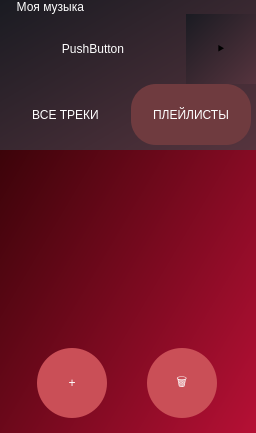
      <widget class="QWidget" name="page_2">
       <layout class="QVBoxLayout" name="verticalLayout_10">
        <property name="leftMargin">
         <number>0</number>
        </property>
        <property name="topMargin">
         <number>0</number>
        </property>
        <property name="rightMargin">
         <number>0</number>
        </property>
        <property name="bottomMargin">
         <number>0</number>
        </property>
        <item>
         <widget class="QWidget" name="widget_3" native="true">
          <property name="styleSheet">
           <string notr="true">background-color: qlineargradient(spread:pad, x1:0, y1:0, x2:1, y2:1, stop:0 rgba(34, 1, 0, 255), stop:1 rgba(182, 16, 53, 255));</string>
          </property>
          <layout class="QVBoxLayout" name="verticalLayout_7">
           <property name="spacing">
            <number>1</number>
           </property>
           <property name="leftMargin">
            <number>0</number>
           </property>
           <property name="topMargin">
            <number>0</number>
           </property>
           <property name="rightMargin">
            <number>0</number>
           </property>
           <property name="bottomMargin">
            <number>0</number>
           </property>
           <item>
            <layout class="QVBoxLayout" name="verticalLayout_8" stretch="1,8,0">
             <property name="spacing">
              <number>3</number>
             </property>
             <property name="bottomMargin">
              <number>15</number>
             </property>
             <item>
              <widget class="QWidget" name="widget_7" native="true">
               <property name="sizePolicy">
                <sizepolicy hsizetype="Preferred" vsizetype="Fixed">
                 <horstretch>0</horstretch>
                 <verstretch>0</verstretch>
                </sizepolicy>
               </property>
               <property name="minimumSize">
                <size>
                 <width>0</width>
                 <height>150</height>
                </size>
               </property>
               <property name="styleSheet">
                <string notr="true">background-color: qlineargradient(spread:pad, x1:0, y1:0, x2:1, y2:1, stop:0 rgba(26, 27, 34, 255), stop:1 rgba(86, 52, 62, 255));
border: none;</string>
               </property>
               <layout class="QHBoxLayout" name="horizontalLayout_5">
                <property name="spacing">
                 <number>0</number>
                </property>
                <property name="leftMargin">
                 <number>0</number>
                </property>
                <property name="topMargin">
                 <number>0</number>
                </property>
                <property name="rightMargin">
                 <number>0</number>
                </property>
                <property name="bottomMargin">
                 <number>0</number>
                </property>
                <item>
                 <layout class="QVBoxLayout" name="verticalLayout_9" stretch="0,0,1">
                  <property name="spacing">
                   <number>0</number>
                  </property>
                  <property name="topMargin">
                   <number>0</number>
                  </property>
                  <property name="rightMargin">
                   <number>0</number>
                  </property>
                  <property name="bottomMargin">
                   <number>0</number>
                  </property>
                  <item>
                   <widget class="QLabel" name="label_2">
                    <property name="styleSheet">
                     <string notr="true">QLabel{
	border: none;
	font: 63 14pt &quot;Segoe UI Semibold&quot;;
	color: rgb(255, 255, 255);
	background-color: rgba(255, 255, 255, 0);
}</string>
                    </property>
                    <property name="text">
                     <string>     Моя музыка</string>
                    </property>
                   </widget>
                  </item>
                  <item>
                   <layout class="QHBoxLayout" name="horizontalLayout_19">
                    <item>
                     <widget class="QPushButton" name="CurrentTrack_2">
                      <property name="minimumSize">
                       <size>
                        <width>0</width>
                        <height>70</height>
                       </size>
                      </property>
                      <property name="styleSheet">
                       <string notr="true">QPushButton{
	color: rgb(255, 255, 255);
	background-color: rgba(255, 255, 255, 0);
	border: none;
	font: 63 18pt &quot;Segoe UI Semibold&quot;;
}
QPushButton::pressed{
	color: rgb(255, 255, 255);
	background-color: rgba(255, 255, 255, 0);
	border: none;
	font: 63 18pt &quot;Segoe UI Semibold&quot;;
}
</string>
                      </property>
                      <property name="text">
                       <string>PushButton</string>
                      </property>
                     </widget>
                    </item>
                    <item>
                     <widget class="QPushButton" name="PlayCurrentTrack_2">
                      <property name="sizePolicy">
                       <sizepolicy hsizetype="Fixed" vsizetype="Fixed">
                        <horstretch>0</horstretch>
                        <verstretch>0</verstretch>
                       </sizepolicy>
                      </property>
                      <property name="minimumSize">
                       <size>
                        <width>70</width>
                        <height>70</height>
                       </size>
                      </property>
                      <property name="styleSheet">
                       <string notr="true">QPushButton{
	color: rgb(255, 255, 255);
	background-color: rgba(255, 255, 255, 0);
	border: none;
	border-radius: 25px;
	font: 63 22pt &quot;Segoe UI Semibold&quot;;
}
QPushButton::pressed{
	color: rgb(255, 255, 255);
	background-color: rgba(255, 255, 255, 0);
	border: none;
	border-radius: 25px;
	font: 63 22pt &quot;Seg
}</string>
                      </property>
                      <property name="text">
                       <string>⯈</string>
                      </property>
                     </widget>
                    </item>
                   </layout>
                  </item>
                  <item>
                   <widget class="QWidget" name="widget_8" native="true">
                    <property name="styleSheet">
                     <string notr="true">background-color: rgba(255, 255, 255, 0);
border: none;</string>
                    </property>
                    <layout class="QHBoxLayout" name="horizontalLayout_6" stretch="0,0">
                     <property name="spacing">
                      <number>5</number>
                     </property>
                     <property name="sizeConstraint">
                      <enum>QLayout::SetDefaultConstraint</enum>
                     </property>
                     <property name="leftMargin">
                      <number>5</number>
                     </property>
                     <property name="topMargin">
                      <number>0</number>
                     </property>
                     <property name="rightMargin">
                      <number>5</number>
                     </property>
                     <property name="bottomMargin">
                      <number>5</number>
                     </property>
                     <item>
                      <widget class="QPushButton" name="TracksButton_2">
                       <property name="sizePolicy">
                        <sizepolicy hsizetype="Preferred" vsizetype="Minimum">
                         <horstretch>0</horstretch>
                         <verstretch>0</verstretch>
                        </sizepolicy>
                       </property>
                       <property name="minimumSize">
                        <size>
                         <width>0</width>
                         <height>50</height>
                        </size>
                       </property>
                       <property name="styleSheet">
                        <string notr="true">color: rgb(255, 255, 255);
border: none;
border-radius: 25px;
font: 63 22pt &quot;Segoe UI Semibold&quot;;
</string>
                       </property>
                       <property name="text">
                        <string>ВСЕ ТРЕКИ</string>
                       </property>
                      </widget>
                     </item>
                     <item>
                      <widget class="QPushButton" name="PlaylistsButton_2">
                       <property name="sizePolicy">
                        <sizepolicy hsizetype="Preferred" vsizetype="Minimum">
                         <horstretch>0</horstretch>
                         <verstretch>0</verstretch>
                        </sizepolicy>
                       </property>
                       <property name="minimumSize">
                        <size>
                         <width>0</width>
                         <height>50</height>
                        </size>
                       </property>
                       <property name="styleSheet">
                        <string notr="true">color: rgb(255, 255, 255);
background-color: rgb(111, 59, 63);
border: none;
border-radius: 25px;
font: 63 22pt &quot;Segoe UI Semibold&quot;;
</string>
                       </property>
                       <property name="text">
                        <string>ПЛЕЙЛИСТЫ</string>
                       </property>
                      </widget>
                     </item>
                    </layout>
                   </widget>
                  </item>
                 </layout>
                </item>
               </layout>
              </widget>
             </item>
             <item>
              <widget class="QListWidget" name="Playlists">
               <property name="sizePolicy">
                <sizepolicy hsizetype="Expanding" vsizetype="Expanding">
                 <horstretch>0</horstretch>
                 <verstretch>0</verstretch>
                </sizepolicy>
               </property>
               <property name="minimumSize">
                <size>
                 <width>0</width>
                 <height>0</height>
                </size>
               </property>
               <property name="styleSheet">
                <string notr="true">QListWidget {
    show-decoration-selected: 1;
	border: none;
	background-color: rgba(255, 255, 255, 0);
}

QListWidget::item:alternate {
	background-color: rgba(255, 255, 255, 0);
	border: none;
}

QListWidget::item:selected {
	background-color: rgba(255, 255, 255, 40);
	border: none;
}

QListWidget::item:hover {
	background-color: rgba(255, 255, 255, 20);
	border: none;
}

QScrollBar:vertical {
    border: none;
	background-color: rgb(148, 13, 41);
    width: 7px;
    margin: 0px 0 0 0;
	value:10
}

QScrollBar::handle:vertical {
	background-color: rgb(173, 68, 74);
    min-height: 5px;
    max-height: 6px;
    border-radius: 3px;
    border: none;
}

QScrollBar::add-line:vertical {
    border: none;
	background-color: rgba(255, 255, 255, 0);
    height: 20px;
    subcontrol-position: bottom;
    subcontrol-origin: margin;
}

QScrollBar::sub-line:vertical {
    border: none;
	background-color: rgba(255, 255, 255, 0);
    height: 20px;
    subcontrol-position: top;
    subcontrol-origin: margin;
}

QScrollBar::add-page:vertical, QScrollBar::sub-page:vertical {
    background: none;
    border: none;
}

QScrollBar:horizontal {
    border: none;
	color: rgba(255, 255, 255, 0);
	background-color: rgba(255, 255, 255, 0);
    width: 0px;
	value:0
}

QScrollBar::handle:horizontal {
	background-color: rgba(255, 255, 255, 0);
    border: none;
}

QScrollBar::add-line:horizontal {
    border: none;
	background-color: rgba(255, 255, 255, 0);
    height: 0px;
}

QScrollBar::sub-line:horizontal {
    border: none;
	background-color: rgba(255, 255, 255, 0);
    height: 0px;
}

QScrollBar::add-page:horizontal, QScrollBar::sub-page:horizontal {
    background: none;
    border: none;
}</string>
               </property>
              </widget>
             </item>
             <item>
              <layout class="QHBoxLayout" name="horizontalLayout_3">
               <item>
                <widget class="QPushButton" name="AddPlaylist">
                 <property name="sizePolicy">
                  <sizepolicy hsizetype="Fixed" vsizetype="Fixed">
                   <horstretch>0</horstretch>
                   <verstretch>0</verstretch>
                  </sizepolicy>
                 </property>
                 <property name="minimumSize">
                  <size>
                   <width>70</width>
                   <height>70</height>
                  </size>
                 </property>
                 <property name="layoutDirection">
                  <enum>Qt::LeftToRight</enum>
                 </property>
                 <property name="styleSheet">
                  <string notr="true">color: rgb(255, 255, 255);
background-color: rgb(202, 79, 87);
border-radius: 35px;
font: 45pt &quot;MS Gothic&quot;;
</string>
                 </property>
                 <property name="text">
                  <string>+</string>
                 </property>
                </widget>
               </item>
               <item>
                <widget class="QPushButton" name="DeletePlaylists">
                 <property name="sizePolicy">
                  <sizepolicy hsizetype="Fixed" vsizetype="Fixed">
                   <horstretch>0</horstretch>
                   <verstretch>0</verstretch>
                  </sizepolicy>
                 </property>
                 <property name="minimumSize">
                  <size>
                   <width>70</width>
                   <height>70</height>
                  </size>
                 </property>
                 <property name="styleSheet">
                  <string notr="true">color: rgb(255, 255, 255);
background-color: rgb(202, 79, 87);
border-radius: 35px;
font: 25pt &quot;MS Gothic&quot;;
</string>
                 </property>
                 <property name="text">
                  <string>🗑️</string>
                 </property>
                </widget>
               </item>
              </layout>
             </item>
            </layout>
           </item>
          </layout>
         </widget>
        </item>
       </layout>
      </widget>
